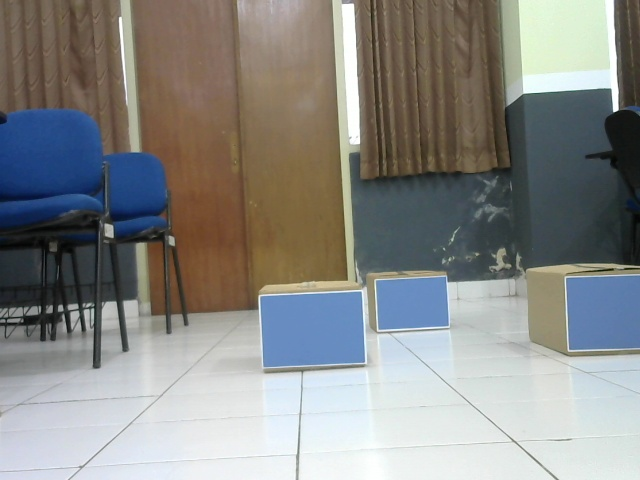
//> input picture TesOpenCV/test.jpg, 640 x 480 px, given in place of the camera
$ ./lintasan   (built with g++ and OpenCV 4)
//> lines starting //> are read from the running program, lines starting //| are printed output that depends on the picture; after the words box and inside, x2 and y2 are one past the last pixel; in counts of white or black regions, pixels touching at a corner belong together
#include <stdio.h>
#include <unistd.h>
#include <string.h>
#include <libgen.h>
#include <signal.h>
#include <math.h>
#include <vector>
#include <iostream>
#include "opencv2/opencv.hpp"
#include "opencv2/objdetect.hpp"
#include "opencv2/imgproc/imgproc.hpp"
#include "opencv2/highgui/highgui.hpp"

using namespace cv;
using namespace std;
//var citra
Mat hsv;
Mat frame;
Mat mask;
Mat roi;
Point p;
int passing;
Scalar low,high;
Rect c;

//var contour
vector <vector<Point> > contour;
vector <Vec4i> h;
vector <Mat> hp;

//var stat ob
bool compareContourAreas (std::vector<cv::Point> contour1, std::vector<cv::Point> contour2 )
 {
    double i = fabs( contourArea(cv::Mat(contour1)) );
    double j = fabs( contourArea(cv::Mat(contour2)) );
    return ( i < j );
}

void kali(){

	VideoCapture cap(-1);
	 cap.set(CV_CAP_PROP_FRAME_WIDTH,320);
     cap.set(CV_CAP_PROP_FRAME_HEIGHT,240);


	while (1)
 	{	//ambil citra input
		cap >> frame;
//> frame is the input picture: 480 rows x 640 cols, CV_8UC3; mean B, G, R 134.4, 136.9, 136.2

		//konversi HSV
		cvtColor (frame,hsv,COLOR_BGR2HSV);
//> hsv: 480 rows x 640 cols, CV_8UC3; mean H, S, V 62.2, 59.9, 150.4


		//set roi
		c=Rect (frame.size().width/2-10,frame.size().height-60,10,10);
//> c = Rect(310, 420, 10, 10)
		roi=hsv(c);

		//rata-rata nilai roi
		Scalar hsvmean=mean(roi);
//> hsvmean = Scalar(104.5, 19.37, 251.2)

		//set ambang batas
		low= Scalar(hsvmean[0]-3,hsvmean[1]-10,hsvmean[2]-30);
//> low = Scalar(101.5, 9.37, 221.2)
		high= Scalar(hsvmean[0]+10,hsvmean[1]+100,hsvmean[2]+150);
//> high = Scalar(114.5, 119.4, 401.2)

		//out visual
		rectangle (frame,c,Scalar(0,255,0),1);
//> frame: 480 rows x 640 cols, CV_8UC3; 36 pixels changed, all inside (x1, y1, x2, y2) = (310, 420, 320, 430)
		imshow("frame",frame);

		if(waitKey(30) >= 0)
//> the Esc key is pressed
			break;

  	}
}

int main(){
	kali();
	VideoCapture cap(-1);
	 cap.set(CV_CAP_PROP_FRAME_WIDTH,320);
     cap.set(CV_CAP_PROP_FRAME_HEIGHT,240);
     passing=0;
  while(1){

		vector <Rect> det;
    	cap >> frame;

         cvtColor (frame ,hsv,COLOR_BGR2HSV);
         //threshold
         inRange (hsv,low,high,mask);
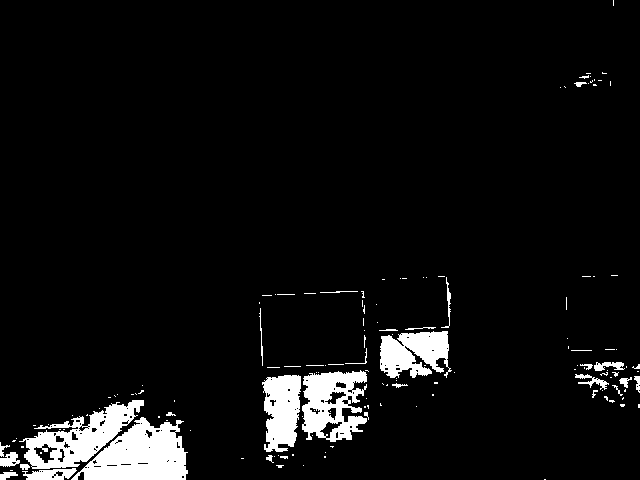
//> mask: 480 rows x 640 cols, CV_8UC1; 5.9% white; 146 white regions (116 under 20 px)
         //contour
         findContours(mask,contour,h,CV_RETR_LIST,CV_CHAIN_APPROX_NONE);
//> contour = 250 contours, 212 with area under 20; largest, box (x1, y1, x2, y2) and area: (71, 417, 188, 480) 4412, (19, 400, 144, 469) 3680, (302, 370, 367, 442) 3230, (380, 331, 452, 378) 2266, (262, 375, 301, 452) 2204; h = 250 items, first 8: [1, -1, -1, -1], [2, 0, -1, -1], [3, 1, -1, -1], [4, 2, -1, -1], [5, 3, -1, -1], [6, 4, -1, -1], [7, 5, -1, -1], [8, 6, -1, -1]

         //sort kontur
	if (contour.size()!=0)
		{
		 passing=0;
		 sort(contour.begin(),contour.end(),compareContourAreas);
//> in compareContourAreas, `double i = fabs( contourArea(cv::Mat(contour1)) );`: i = 7
//> in compareContourAreas, `double j = fabs( contourArea(cv::Mat(contour2)) );`: j = 0
         drawContours(frame, contour, contour.size()-1, Scalar(0,255,0), 1, 8, h, 0, Point() );
//> frame: 480 rows x 640 cols, CV_8UC3; 0.12% of pixels changed, all inside (x1, y1, x2, y2) = (71, 417, 188, 480)

         //detect bentuk
         Moments m= moments(contour[contour.size()-1],1);
//> m = moments, m00 4412, centre m10/m00, m01/m00 = (140.6, 455.2)

         try
         {
         	//perhitungan titik tengah
			 p=Point (m.m10/m.m00, m.m01/m.m00);
//> p = Point(140, 455)

		 }
		 catch(Exception ex){
				cout<<"got error";
				continue;
		 }

		//visual titik tengah
	    circle(frame, p, 2, Scalar(255,0,0), -1);
//> frame: 480 rows x 640 cols, CV_8UC3; mean H, S, V 134.1, 136.9, 135.9

		}
	else
		{
			//kalibrasi ulang selama 100 frame
			passing++;
			rectangle (frame,c,Scalar(0,255,0),1);
			 if (passing>100){
				c=Rect (p.x,p.y,10,10);
				roi=hsv(c);
				Scalar hsvmean=mean(roi);
                low= Scalar(hsvmean[0]-3,hsvmean[1]-70,hsvmean[2]-70);
				high= Scalar(hsvmean[0]+10,hsvmean[1]+150,hsvmean[2]+150);
			 }
		 }

   imshow("frame", frame);
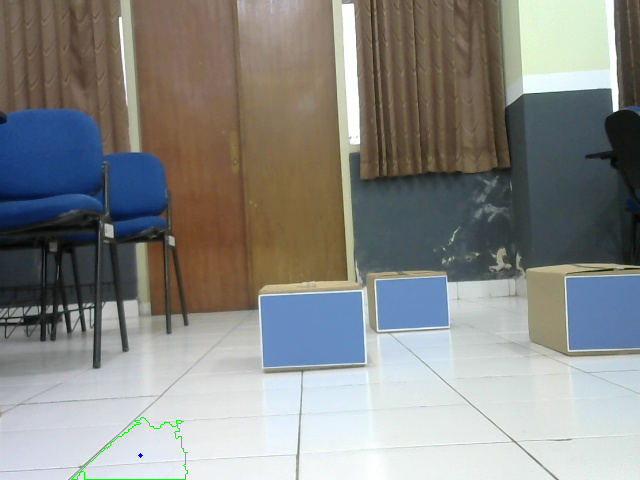
//> window 'frame': 480 rows x 640 cols, CV_8UC3; mean B, G, R 134.1, 136.9, 135.9
   	cout<<"x : "<<p.x<<" y : "<<p.y<<endl;
//| x : 140 y : 455


   if(waitKey(30) >= 0) break;
//> the Esc key is pressed

		}

        return 0;
}

$ run again, on TesOpenCV/square.jpg
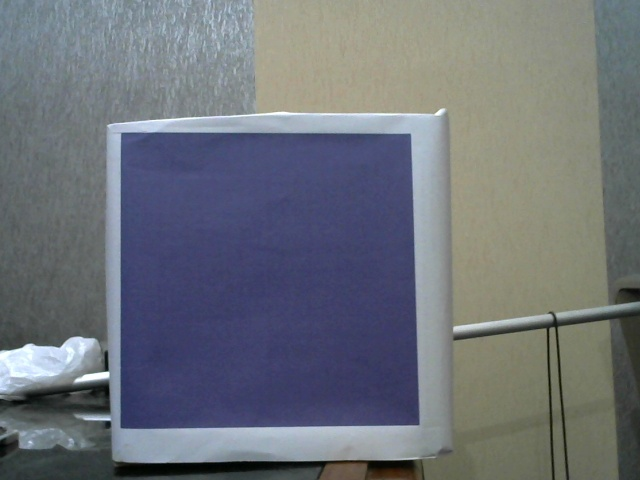
//> input picture TesOpenCV/square.jpg, 640 x 480 px, given in place of the camera
//> in kali, frame is the input picture: 480 rows x 640 cols, CV_8UC3; mean B, G, R 120.8, 113.7, 109.2
//> hsv: 480 rows x 640 cols, CV_8UC3; mean H, S, V 80.4, 52.4, 127.4
//> hsvmean = Scalar(115.4, 70.73, 148.3)
//> low = Scalar(112.4, 60.73, 118.3)
//> high = Scalar(125.4, 170.7, 298.3)
//> `inRange (hsv,low,high,mask);`:
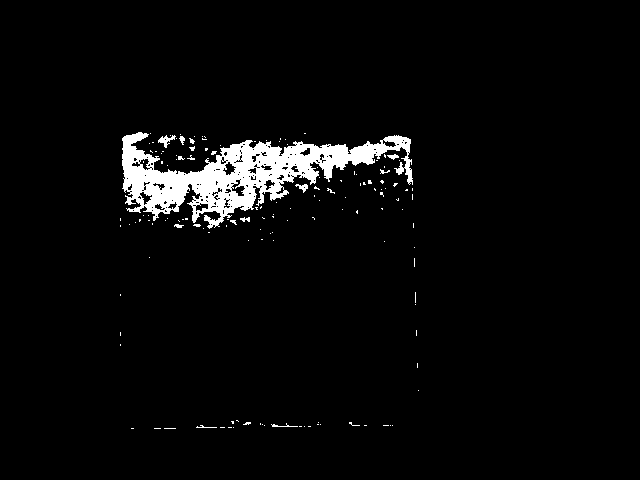
//> mask: 480 rows x 640 cols, CV_8UC1; 3.7% white; 145 white regions (134 under 20 px)
//> contour = 305 contours, 276 with area under 20; largest, box (x1, y1, x2, y2) and area: (122, 132, 413, 229) 10938, (231, 179, 246, 197) 133, (222, 161, 237, 176) 106, (139, 191, 153, 206) 86, (195, 202, 209, 212) 78; h = 305 items, first 8: [1, -1, -1, -1], [2, 0, -1, -1], [3, 1, -1, -1], [4, 2, -1, -1], [5, 3, -1, -1], [6, 4, -1, -1], [7, 5, -1, -1], [8, 6, -1, -1]
//> i = 0
//> j = 4
//> m = moments, m00 10938, centre m10/m00, m01/m00 = (238.4, 173.8)
//> p = Point(238, 173)
//> `imshow("frame", frame);`:
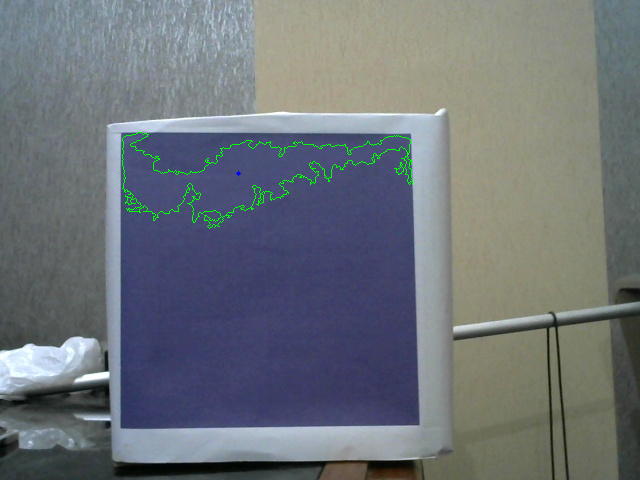
//> window 'frame': 480 rows x 640 cols, CV_8UC3; mean B, G, R 120.2, 114.5, 108.8
//| x : 238 y : 173

$ run again, on TesOpenCV/square2.jpg
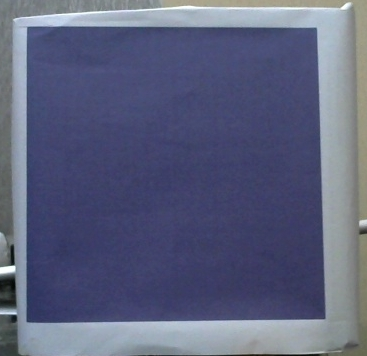
//> input picture TesOpenCV/square2.jpg, 367 x 356 px, given in place of the camera
//> in kali, frame is the input picture: 356 rows x 367 cols, CV_8UC3; mean B, G, R 125.3, 97.4, 92.4
//> hsv: 356 rows x 367 cols, CV_8UC3; mean H, S, V 108.6, 76.7, 126.2
//> hsvmean = Scalar(119, 104.1, 102.8)
//> low = Scalar(116, 94.14, 72.79)
//> high = Scalar(129, 204.1, 252.8)
//> `inRange (hsv,low,high,mask);`:
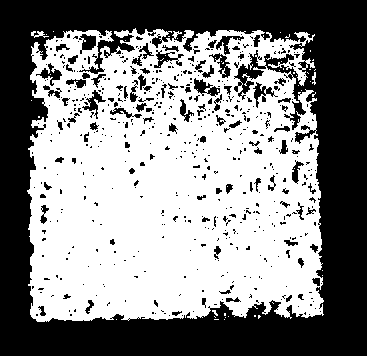
//> mask: 356 rows x 367 cols, CV_8UC1; 53.8% white; 558 black regions (460 under 20 px)
//> contour = 806 contours, 652 with area under 20; largest, box (x1, y1, x2, y2) and area: (27, 28, 324, 322) 77082, (233, 49, 267, 98) 582, (208, 52, 232, 79) 268, (81, 89, 107, 120) 260, (35, 62, 63, 87) 257; h = 806 items, first 8: [1, -1, -1, -1], [2, 0, -1, -1], [3, 1, -1, -1], [4, 2, -1, -1], [5, 3, -1, -1], [6, 4, -1, -1], [7, 5, -1, -1], [8, 6, -1, -1]
//> i = 0
//> j = 5.5
//> m = moments, m00 77081.5, centre m10/m00, m01/m00 = (172.2, 179.2)
//> p = Point(172, 179)
//> `imshow("frame", frame);`:
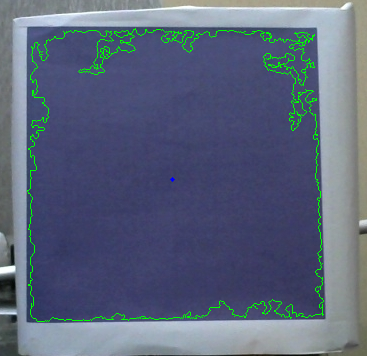
//> window 'frame': 356 rows x 367 cols, CV_8UC3; mean B, G, R 123.3, 100.8, 91.2
//| x : 172 y : 179
